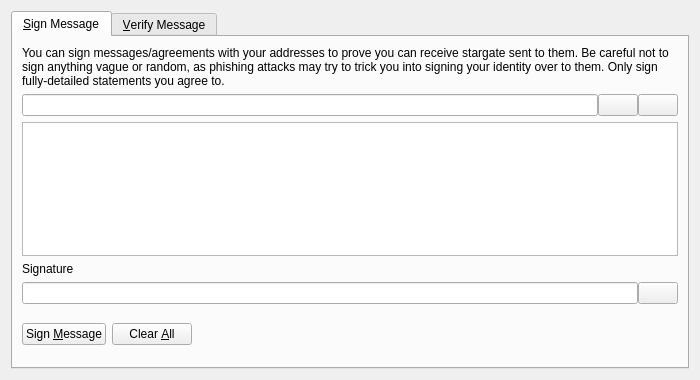
<?xml version="1.0" encoding="UTF-8"?>
<ui version="4.0">
 <class>SignVerifyMessageDialog</class>
 <widget class="QDialog" name="SignVerifyMessageDialog">
  <property name="geometry">
   <rect>
    <x>0</x>
    <y>0</y>
    <width>700</width>
    <height>380</height>
   </rect>
  </property>
  <property name="windowTitle">
   <string>Signatures - Sign / Verify a Message</string>
  </property>
  <property name="modal">
   <bool>true</bool>
  </property>
  <layout class="QVBoxLayout" name="verticalLayout">
   <item>
    <widget class="QTabWidget" name="tabWidget">
     <property name="currentIndex">
      <number>0</number>
     </property>
     <widget class="QWidget" name="tabSignMessage">
      <attribute name="title">
       <string>&amp;Sign Message</string>
      </attribute>
      <layout class="QVBoxLayout" name="verticalLayout_SM">
       <item>
        <widget class="QLabel" name="infoLabel_SM">
         <property name="text">
          <string>You can sign messages/agreements with your addresses to prove you can receive stargate sent to them. Be careful not to sign anything vague or random, as phishing attacks may try to trick you into signing your identity over to them. Only sign fully-detailed statements you agree to.</string>
         </property>
         <property name="textFormat">
          <enum>Qt::PlainText</enum>
         </property>
         <property name="wordWrap">
          <bool>true</bool>
         </property>
        </widget>
       </item>
       <item>
        <layout class="QHBoxLayout" name="horizontalLayout_1_SM">
         <property name="spacing">
          <number>0</number>
         </property>
         <item>
          <widget class="QValidatedLineEdit" name="addressIn_SM">
           <property name="toolTip">
            <string>The stargate address to sign the message with</string>
           </property>
          </widget>
         </item>
         <item>
          <widget class="QPushButton" name="addressBookButton_SM">
           <property name="toolTip">
            <string>Choose previously used address</string>
           </property>
           <property name="text">
            <string/>
           </property>
           <property name="shortcut">
            <string>Alt+A</string>
           </property>
           <property name="autoDefault">
            <bool>false</bool>
           </property>
          </widget>
         </item>
         <item>
          <widget class="QPushButton" name="pasteButton_SM">
           <property name="toolTip">
            <string>Paste address from clipboard</string>
           </property>
           <property name="text">
            <string/>
           </property>
           <property name="shortcut">
            <string>Alt+P</string>
           </property>
           <property name="autoDefault">
            <bool>false</bool>
           </property>
          </widget>
         </item>
        </layout>
       </item>
       <item>
        <widget class="QPlainTextEdit" name="messageIn_SM">
         <property name="toolTip">
          <string>Enter the message you want to sign here</string>
         </property>
        </widget>
       </item>
       <item>
        <widget class="QLabel" name="signatureLabel_SM">
         <property name="text">
          <string>Signature</string>
         </property>
         <property name="textFormat">
          <enum>Qt::PlainText</enum>
         </property>
        </widget>
       </item>
       <item>
        <layout class="QHBoxLayout" name="horizontalLayout_2_SM">
         <property name="spacing">
          <number>0</number>
         </property>
         <item>
          <widget class="QLineEdit" name="signatureOut_SM">
           <property name="font">
            <font>
             <italic>true</italic>
            </font>
           </property>
           <property name="readOnly">
            <bool>true</bool>
           </property>
          </widget>
         </item>
         <item>
          <widget class="QPushButton" name="copySignatureButton_SM">
           <property name="toolTip">
            <string>Copy the current signature to the system clipboard</string>
           </property>
           <property name="text">
            <string/>
           </property>
           <property name="autoDefault">
            <bool>false</bool>
           </property>
          </widget>
         </item>
        </layout>
       </item>
       <item>
        <layout class="QHBoxLayout" name="horizontalLayout_3_SM">
         <item>
          <widget class="QPushButton" name="signMessageButton_SM">
           <property name="toolTip">
            <string>Sign the message to prove you own this stargate address</string>
           </property>
           <property name="text">
            <string>Sign &amp;Message</string>
           </property>
           <property name="autoDefault">
            <bool>false</bool>
           </property>
          </widget>
         </item>
         <item>
          <widget class="QPushButton" name="clearButton_SM">
           <property name="toolTip">
            <string>Reset all sign message fields</string>
           </property>
           <property name="text">
            <string>Clear &amp;All</string>
           </property>
           <property name="autoDefault">
            <bool>false</bool>
           </property>
          </widget>
         </item>
         <item>
          <spacer name="horizontalSpacer_1_SM">
           <property name="orientation">
            <enum>Qt::Horizontal</enum>
           </property>
           <property name="sizeHint" stdset="0">
            <size>
             <width>40</width>
             <height>48</height>
            </size>
           </property>
          </spacer>
         </item>
         <item>
          <widget class="QLabel" name="statusLabel_SM">
           <property name="font">
            <font>
             <weight>75</weight>
             <bold>true</bold>
            </font>
           </property>
           <property name="text">
            <string/>
           </property>
           <property name="wordWrap">
            <bool>true</bool>
           </property>
          </widget>
         </item>
         <item>
          <spacer name="horizontalSpacer_2_SM">
           <property name="orientation">
            <enum>Qt::Horizontal</enum>
           </property>
           <property name="sizeHint" stdset="0">
            <size>
             <width>40</width>
             <height>48</height>
            </size>
           </property>
          </spacer>
         </item>
        </layout>
       </item>
      </layout>
     </widget>
     <widget class="QWidget" name="tabVerifyMessage">
      <attribute name="title">
       <string>&amp;Verify Message</string>
      </attribute>
      <layout class="QVBoxLayout" name="verticalLayout_VM">
       <item>
        <widget class="QLabel" name="infoLabel_VM">
         <property name="text">
          <string>Enter the receiver's address, message (ensure you copy line breaks, spaces, tabs, etc. exactly) and signature below to verify the message. Be careful not to read more into the signature than what is in the signed message itself, to avoid being tricked by a man-in-the-middle attack. Note that this only proves the signing party receives with the address, it cannot prove sendership of any transaction!</string>
         </property>
         <property name="textFormat">
          <enum>Qt::PlainText</enum>
         </property>
         <property name="alignment">
          <set>Qt::AlignLeading|Qt::AlignLeft|Qt::AlignTop</set>
         </property>
         <property name="wordWrap">
          <bool>true</bool>
         </property>
        </widget>
       </item>
       <item>
        <layout class="QHBoxLayout" name="horizontalLayout_1_VM">
         <property name="spacing">
          <number>0</number>
         </property>
         <item>
          <widget class="QValidatedLineEdit" name="addressIn_VM">
           <property name="toolTip">
            <string>The stargate address the message was signed with</string>
           </property>
          </widget>
         </item>
         <item>
          <widget class="QPushButton" name="addressBookButton_VM">
           <property name="toolTip">
            <string>Choose previously used address</string>
           </property>
           <property name="text">
            <string/>
           </property>
           <property name="shortcut">
            <string>Alt+A</string>
           </property>
           <property name="autoDefault">
            <bool>false</bool>
           </property>
          </widget>
         </item>
        </layout>
       </item>
       <item>
        <widget class="QPlainTextEdit" name="messageIn_VM"/>
       </item>
       <item>
        <widget class="QValidatedLineEdit" name="signatureIn_VM"/>
       </item>
       <item>
        <layout class="QHBoxLayout" name="horizontalLayout_2_VM">
         <item>
          <widget class="QPushButton" name="verifyMessageButton_VM">
           <property name="toolTip">
            <string>Verify the message to ensure it was signed with the specified stargate address</string>
           </property>
           <property name="text">
            <string>Verify &amp;Message</string>
           </property>
           <property name="autoDefault">
            <bool>false</bool>
           </property>
          </widget>
         </item>
         <item>
          <widget class="QPushButton" name="clearButton_VM">
           <property name="toolTip">
            <string>Reset all verify message fields</string>
           </property>
           <property name="text">
            <string>Clear &amp;All</string>
           </property>
           <property name="autoDefault">
            <bool>false</bool>
           </property>
          </widget>
         </item>
         <item>
          <spacer name="horizontalSpacer_1_VM">
           <property name="orientation">
            <enum>Qt::Horizontal</enum>
           </property>
           <property name="sizeHint" stdset="0">
            <size>
             <width>40</width>
             <height>48</height>
            </size>
           </property>
          </spacer>
         </item>
         <item>
          <widget class="QLabel" name="statusLabel_VM">
           <property name="font">
            <font>
             <weight>75</weight>
             <bold>true</bold>
            </font>
           </property>
           <property name="text">
            <string/>
           </property>
           <property name="wordWrap">
            <bool>true</bool>
           </property>
          </widget>
         </item>
         <item>
          <spacer name="horizontalSpacer_2_VM">
           <property name="orientation">
            <enum>Qt::Horizontal</enum>
           </property>
           <property name="sizeHint" stdset="0">
            <size>
             <width>40</width>
             <height>48</height>
            </size>
           </property>
          </spacer>
         </item>
        </layout>
       </item>
      </layout>
     </widget>
    </widget>
   </item>
  </layout>
 </widget>
 <customwidgets>
  <customwidget>
   <class>QValidatedLineEdit</class>
   <extends>QLineEdit</extends>
   <header>qvalidatedlineedit.h</header>
  </customwidget>
 </customwidgets>
 <resources>
  <include location="../stargate.qrc"/>
 </resources>
 <connections/>
</ui>
